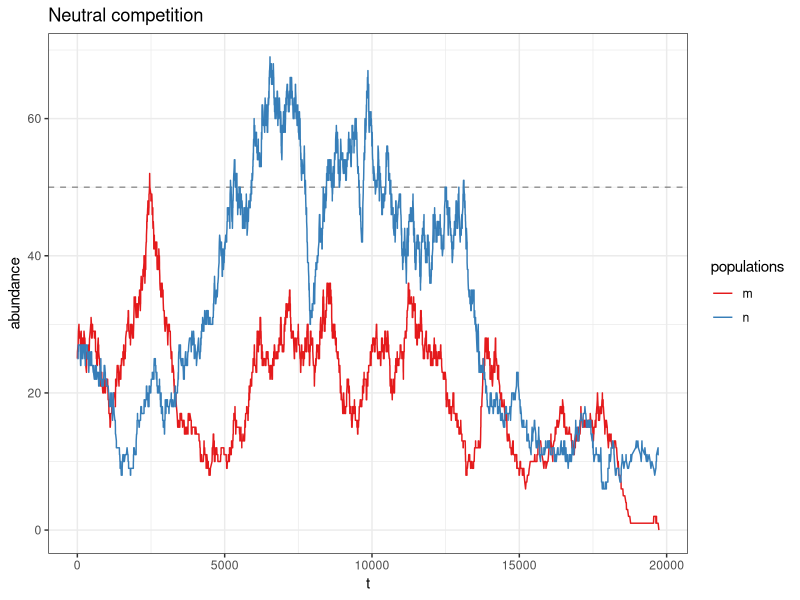

Recreate this plot in R.
## ---- chunk 1
knitr::opts_chunk$set(echo = FALSE)
## ---- chunk 2
N0 = 25
M0 = 25
k_n = 50
k_m = 50
beta_n = 0.7/365.25
beta_m = 0.7/365.25
delta_n = 0.69/365.25
delta_m = 0.69/365.25
gamma_n = (beta_n - delta_n) / k_n # mean field approximation
gamma_m = (beta_m - delta_m) / k_m # mean field approximation
C_n = gamma_n
C_m = gamma_m
df_ab <- data.frame(n=N0,m=M0,t=0)
df_t <- data.frame(n=c(1,-1,0,0),
                   m=c(0,0,1,-1))
while(df_ab[nrow(df_ab),"n"]!=0 & df_ab[nrow(df_ab),"m"] !=0){
  # rate according to the reactions absolute rates
  n_p = df_ab[nrow(df_ab),"n"] * beta_n
  n_m = df_ab[nrow(df_ab),"n"] *(delta_n + (df_ab[nrow(df_ab),"n"]-1) * gamma_n/2 +  C_n * df_ab[nrow(df_ab),"m"])
  m_p = df_ab[nrow(df_ab),"m"] * beta_m
  m_m = df_ab[nrow(df_ab),"m"] *(delta_m + (df_ab[nrow(df_ab),"m"]-1) * gamma_m/2 +  C_m * df_ab[nrow(df_ab),"n"])
  v_rates <- c(n_p,n_m,m_p,m_m)
  # update
  df_ab[nrow(df_ab)+1,] <- c(df_ab[nrow(df_ab),1:2] + df_t[sample(1:4,size = 1,prob=v_rates/sum(v_rates)),],
                             df_ab[nrow(df_ab),"t"] - log(runif(1))/sum(v_rates))
}
library(tidyverse)
df_ab |> 
  pivot_longer(!t,names_to="populations",values_to = "abundance") |> 
  ggplot(aes(y=abundance,x=t)) +
  geom_hline(yintercept = 50,color="black",alpha=0.4,linetype='dashed')+
  geom_line(aes(colour=populations)) +
  scale_colour_brewer(palette = "Set1") +
  labs(title = "Neutral competition") +
  theme_bw()

